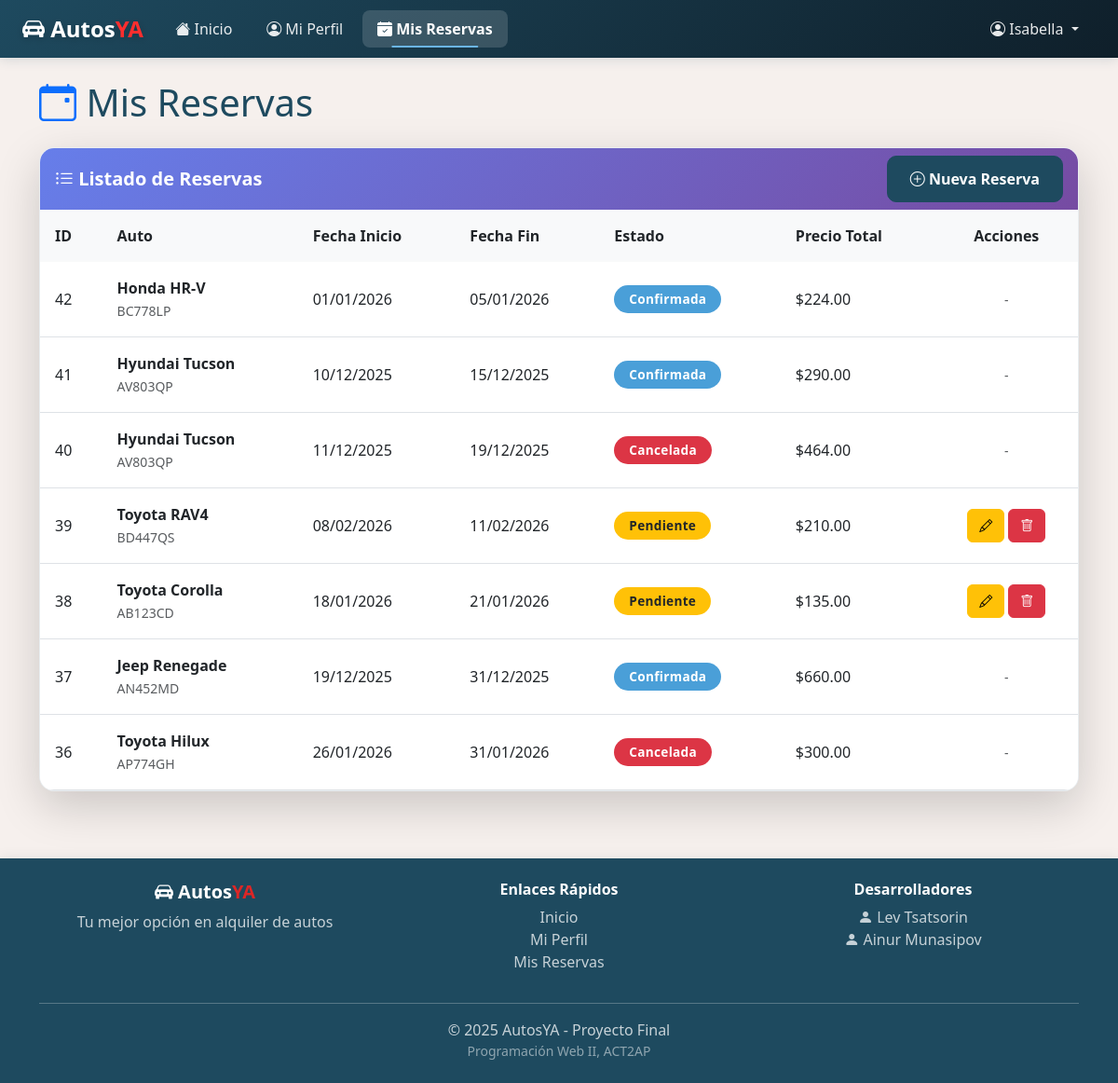
Page /cliente/mis_reservas.php (signed in) on the committed database.
### tables this page shows
CREATE TABLE IF NOT EXISTS `reservas` (
  `id_reserva` INT(11) NOT NULL AUTO_INCREMENT,
  `fk_usuario` INT(11) NOT NULL,
  `fk_auto` INT(11) NOT NULL,
  `fecha_inicio` DATE NOT NULL,
  `fecha_fin` DATE NOT NULL,
  `estado` VARCHAR(20) NOT NULL DEFAULT 'pendiente',
  `precio_total` DECIMAL(10,2) NULL,
  `created_at` TIMESTAMP DEFAULT CURRENT_TIMESTAMP,
  PRIMARY KEY (`id_reserva`),
  CONSTRAINT `fk_reservas_usuario` FOREIGN KEY (`fk_usuario`) REFERENCES `usuarios`(`id_usuario`) ON DELETE CASCADE,
  CONSTRAINT `fk_reservas_auto` FOREIGN KEY (`fk_auto`) REFERENCES `autos`(`id_auto`) ON DELETE CASCADE);

CREATE TABLE IF NOT EXISTS `autos` (
  `id_auto` INT(11) NOT NULL AUTO_INCREMENT,
  `marca` VARCHAR(45) NOT NULL,
  `modelo` VARCHAR(45) NOT NULL,
  `anio` INT(11) NOT NULL,
  `patente` VARCHAR(15) NOT NULL,
  `precio_por_dia` DECIMAL(10,2) NOT NULL,
  `estado` VARCHAR(20) NOT NULL DEFAULT 'disponible',
  `imagen` VARCHAR(100) NULL DEFAULT NULL,
  `created_at` TIMESTAMP DEFAULT CURRENT_TIMESTAMP,
  PRIMARY KEY (`id_auto`));

### cliente/mis_reservas.php (the view, shortened to what this page needs)
<?php
include_once("../components/header.php");
?>
<link rel="stylesheet" href="/AutosYA/css/cliente.css">
<?php
$registros_por_pagina = 10;
$pagina_actual = isset($_GET['pagina']) ? (int)$_GET['pagina'] : 1;
$offset = ($pagina_actual - 1) * $registros_por_pagina;
$stmt = $con->prepare("
    SELECT r.*, a.marca, a.modelo, a.patente, a.imagen
    FROM reservas r
    INNER JOIN autos a ON r.fk_auto = a.id_auto
    WHERE r.fk_usuario = ?
    ORDER BY r.id_reserva DESC
    LIMIT ? OFFSET ?
");
$stmt->bind_param("iii", $_SESSION['id_usuario'], $registros_por_pagina, $offset);
$stmt->execute();
$result = $stmt->get_result();
?>
<div class="container my-4">
    <div class="row">
        <div class="col-12">
            <h1 class="mb-4">
                <i class="bi bi-calendar-event text-primary"></i> Mis Reservas
            </h1>
        </div>
    </div>
    <div class="row">
        <div class="col-12">
            <div class="card shadow-lg reservas-card">
                <div class="card-header d-flex justify-content-between align-items-center flex-wrap gap-3">
                    <h4 class="mb-0">
                        <i class="bi bi-list-ul"></i> Listado de Reservas
                    </h4>
                    <a href="../pages/inicio.php" class="btn btn-primary">
                        <i class="bi bi-plus-circle"></i> <span>Nueva Reserva</span>
                    </a>
                </div>
                <div class="card-body p-0">
                    <div class="table-responsive">
                        <table class="table mb-0">
                            <thead>
                                <tr>
                                    <th>ID</th>
                                    <th>Auto</th>
                                    <th>Fecha Inicio</th>
                                    <th>Fecha Fin</th>
                                    <th>Estado</th>
                                    <th>Precio Total</th>
                                    <th class="text-center">Acciones</th>
                                </tr>
                            </thead>
                            <tbody>
                                <?php
                                if ($result->num_rows > 0) {
                                    while ($reserva = $result->fetch_assoc()) {
                                        $badge_class = match ($reserva['estado']) {
                                            'confirmada' => 'bg-success',
                                            'pendiente' => 'bg-warning text-dark',
                                            'completada' => 'bg-info',
                                            'cancelada' => 'bg-danger',
                                            default => 'bg-secondary'
                                        };
                                        $precio = $reserva['precio_total'] ? '$' . number_format($reserva['precio_total'], 2) : '-';
                                        $puede_cancelar = $reserva['estado'] === 'pendiente';
                                        echo "<tr>";
                                        echo "<td>" . htmlspecialchars($reserva['id_reserva']) . "</td>";
                                        echo "<td>
                                            <strong>" . htmlspecialchars($reserva['marca']) . " " . htmlspecialchars($reserva['modelo']) . "</strong><br>
                                            <small class='text-muted'>" . htmlspecialchars($reserva['patente']) . "</small>
                                        </td>";
                                        echo "<td>" . date('d/m/Y', strtotime($reserva['fecha_inicio'])) . "</td>";
                                        echo "<td>" . date('d/m/Y', strtotime($reserva['fecha_fin'])) . "</td>";
                                        echo "<td><span class='badge {$badge_class}'>" . htmlspecialchars(ucfirst($reserva['estado'])) . "</span></td>";
                                        echo "<td>{$precio}</td>";
                                        echo "<td class='text-center'>";
                                        if ($puede_cancelar) {
                                            echo "<a href='abm_reservas/mod_reserva.php?id={$reserva['id_reserva']}'
                                                     class='btn btn-sm btn-warning me-1'
                                                     title='Modificar'>
                                                    <i class='bi bi-pencil'></i>
                                                  </a>";
                                            echo "<button type='button' class='btn btn-sm btn-danger'
                                                    data-bs-toggle='modal'
                                                    data-bs-target='#modalCancelarReserva{$reserva['id_reserva']}'
                                                    title='Eliminar'>
                                                    <i class='bi bi-trash'></i>
                                                  </button>";
                                        } else {
                                            echo "<span class='text-muted small'>-</span>";
                                        }
                                        echo "</td>";
                                        echo "</tr>";
                                    }
                                } else {
                                    echo "<tr><td colspan='7' class='text-center text-muted py-4'>No tienes reservas aún. <a href='../pages/inicio.php'>¡Reserva tu primer auto!</a></td></tr>";
                                }
                                ?>
                            </tbody>
                        </table>
                    </div>
                </div>
            </div>
        </div>
    </div>
</div>
<?php include_once("../components/footer.php"); ?>

### css/estilos.css (style rules this page uses)
:root { --yale-blue: #1e4a5f; --yale-blue-dark: #163849; --yale-blue-hero: #2563a8; --rosy-taupe: #dc2626; --steel-blue: #4a9fd8; --steel-blue-light: #6bb5e6; --parchment: #f6f0ed; --khaki-beige: #bbb193; --khaki-beige-light: #c9c6a8; }
body { min-height: 100vh; display: flex; flex-direction: column; background-color: var(--parchment); color: var(--yale-blue); }
.card { transition: all 0.3s ease; border: 1px solid rgba(40, 83, 107, 0.1); border-radius: 16px; overflow: hidden; background: white; }
.shadow-lg { box-shadow: 0 1rem 3rem rgba(0, 0, 0, 0.175) !important; }
.card-body { padding: 1.5rem; }
.badge { padding: 0.5rem 1rem; font-weight: 600; border-radius: 8px; }
.badge.bg-success { background: var(--steel-blue) !important; }
.btn { transition: all 0.3s ease; font-weight: 600; border-radius: 10px; padding: 0.75rem 1.5rem; }
.btn-primary { background: var(--yale-blue); border-color: var(--yale-blue); }
.card { animation: fadeIn 0.5s ease-in-out; }
html { scroll-behavior: smooth; }
.badge.bg-danger { background: #dc3545 !important; }
a { transition: color 0.2s ease; text-decoration: none; }

### css/cliente.css (style rules this page uses)
.reservas-card .card-header { background: linear-gradient(135deg, #667eea 0%, #764ba2 100%); color: white; border: none; }
.reservas-card .card-header h4 { font-size: 1.25rem; font-weight: 600; }
.reservas-card thead th { border: none; padding: 1rem; font-weight: 600; background-color: #f8f9fa; }
.reservas-card tbody td { padding: 1rem; vertical-align: middle; }
.reservas-card .btn-sm { padding: 0.4rem 0.75rem; font-size: 0.875rem; border-radius: 6px; transition: all 0.3s ease; }
.badge { padding: 0.5rem 1rem; border-radius: 20px; font-weight: 600; font-size: 0.85rem; letter-spacing: 0.3px; display: inline-flex; align-items: center; gap: 0.4rem; }

### rows in the picture
reservas: id_reserva "42", fk_auto.marca "Honda", fk_auto.modelo "HR-V", fk_auto.patente "BC778LP", fecha_inicio "01/01/2026", fecha_fin "05/01/2026", estado "Confirmada", precio_total "$224.00"
reservas: id_reserva "41", fk_auto.marca "Hyundai", fk_auto.modelo "Tucson", fk_auto.patente "AV803QP", fecha_inicio "10/12/2025", fecha_fin "15/12/2025", estado "Confirmada", precio_total "$290.00"
reservas: id_reserva "40", fk_auto.marca "Hyundai", fk_auto.modelo "Tucson", fk_auto.patente "AV803QP", fecha_inicio "11/12/2025", fecha_fin "19/12/2025", estado "Cancelada", precio_total "$464.00"
reservas: id_reserva "39", fk_auto.marca "Toyota", fk_auto.modelo "RAV4", fk_auto.patente "BD447QS", fecha_inicio "08/02/2026", fecha_fin "11/02/2026", estado "Pendiente", precio_total "$210.00"
reservas: id_reserva "38", fk_auto.marca "Toyota", fk_auto.modelo "Corolla", fk_auto.patente "AB123CD", fecha_inicio "18/01/2026", fecha_fin "21/01/2026", estado "Pendiente", precio_total "$135.00"
reservas: id_reserva "37", fk_auto.marca "Jeep", fk_auto.modelo "Renegade", fk_auto.patente "AN452MD", fecha_inicio "19/12/2025", fecha_fin "31/12/2025", estado "Confirmada", precio_total "$660.00"
reservas: id_reserva "36", fk_auto.marca "Toyota", fk_auto.modelo "Hilux", fk_auto.patente "AP774GH", fecha_inicio "26/01/2026", fecha_fin "31/01/2026", estado "Cancelada", precio_total "$300.00"

### other values in the picture
$nombre_usuario "Isabella"
